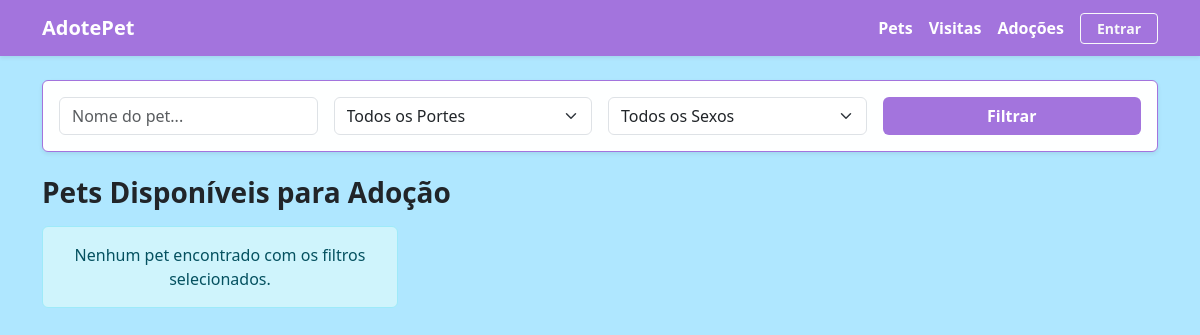
Before: / with the older database file.
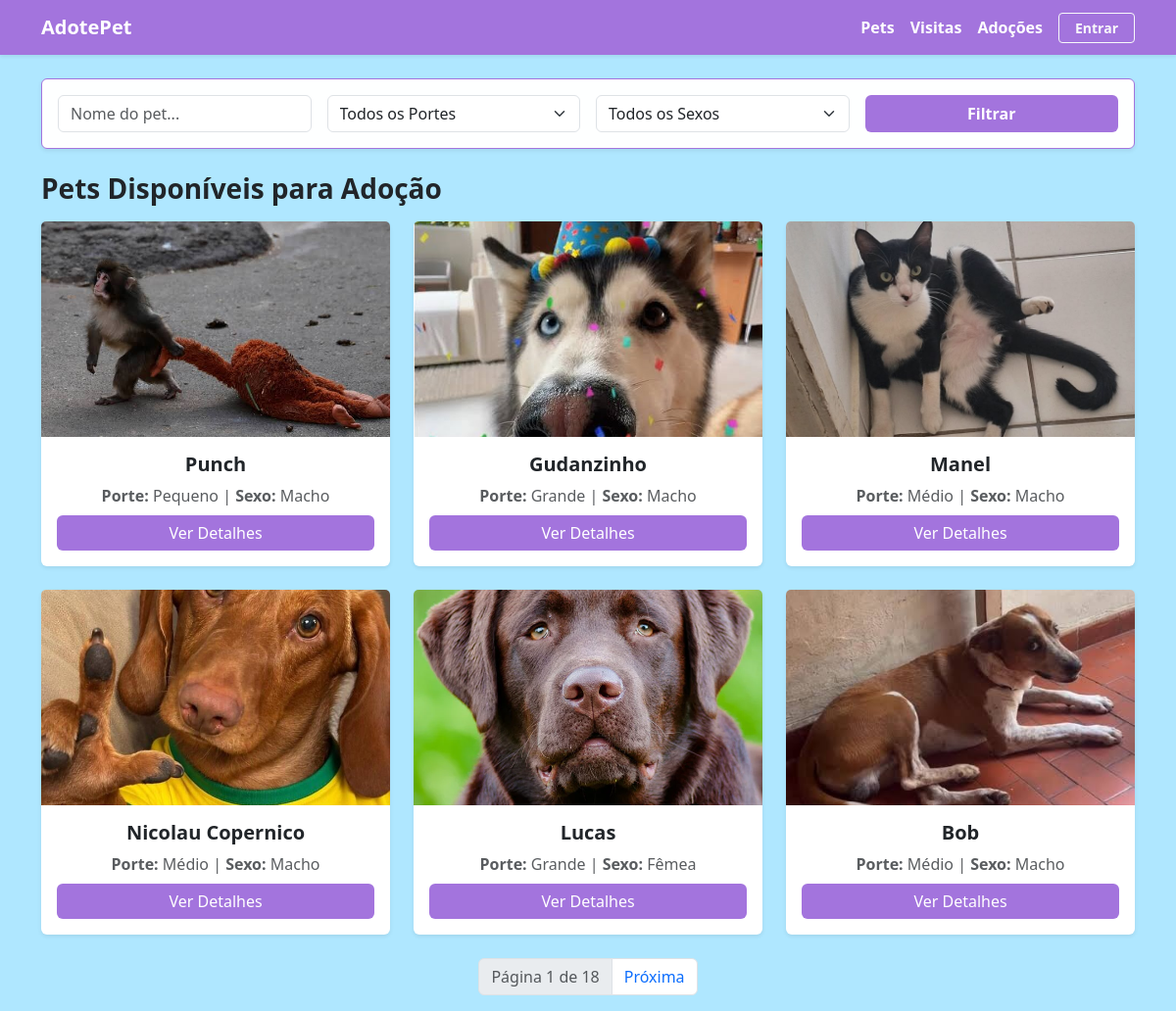
After: the same page with the newer database file.
### pets/models.py (models this page shows, shortened)
class Pet(models.Model):
    nome= models.CharField(max_length=100)
    cor = models.CharField(max_length=50)
    data_nascimento = models.DateField(null=True, blank=True)
    sexo = models.CharField(max_length=1, choices=SEXOS)
    porte = models.CharField(max_length=1, choices=PORTES)
    peso = models.DecimalField(max_digits=5,decimal_places=2, null=True, blank=True)
    status = models.CharField(max_length=1, choices=STATUS_ADOÇAO, default='D')
    raca = models.ForeignKey(Raca, on_delete=models.PROTECT, related_name="pets")
    responsavel = models.ForeignKey(settings.AUTH_USER_MODEL, on_delete=models.PROTECT, related_name="pets")
    foto = models.ImageField(upload_to='pets/', null= True, blank=True)  # Definido assim temporariamente
    class Meta:
            verbose_name= "Pet"
            verbose_name_plural= "Pets"
            ordering= ["nome"]

### pets/views.py (the view)
# urls.py: path('', views.lista_pets, name='lista_pets'),
def lista_pets(request):
    query = request.GET.get('q', '')
    especie_id = request.GET.get('especie', '')
    porte = request.GET.get('porte', '')
    sexo = request.GET.get('sexo', '')
    pets = Pet.objects.all().order_by('-id')
    if query:
        pets = pets.filter(nome__icontains= query)
    if especie_id:
        pets = pets.filter(raca__especie =especie_id)
    if porte:
        pets = pets.filter(porte=porte)
    if sexo:
        pets = pets.filter(sexo=sexo)
    paginator = Paginator(pets, 6)
    page_number = request.GET.get('page')
    page_obj = paginator.get_page(page_number)
    context = {
        'page_obj': page_obj,
        'query': query,
    }
    return render (request, 'pets/lista_pets.html', context)

### pets/templates/pets/lista_pets.html (shortened to what this page needs)
{% extends 'base.html' %}
{% block content %}
<div class="card p-3 mb-4 shadow-sm bg-custom-light border-custom">
  <form method="GET" action="{% url 'lista_pets' %}" class="row g-3">
    <div class="col-md-3">
      <input type="text" name="q" value="{{ query }}" class="form-control" placeholder="Nome do pet...">
    </div>
    <div class="col-md-3">
      <select name="porte" class="form-select">
        <option value="">Todos os Portes</option>
      </select>
    </div>
    <div class="col-md-3">
      <select name="sexo" class="form-select">
        <option value="">Todos os Sexos</option>
      </select>
    </div>
    <div class="col-md-3 d-grid">
      <button type="submit" class="btn btn-custom-primary fw-bold">Filtrar</button>
    </div>
  </form>
</div>
<h3 class="mb-3 fw-bold text-dark">Pets Disponíveis para Adoção</h3>
<div class="row row-cols-1 row-cols-md-3 g-4">
  {% for pet in page_obj %}
    <div class="col">
      <div class="card h-100 shadow-sm border-0">
        {% if pet.foto %}
          <img src="{{ pet.foto.url }}" class="card-img-top" alt="{{ pet.nome }}" style="height: 220px; object-fit: cover;">
        {% else %}
          <div class="bg-secondary text-white d-flex align-items-center justify-content-center" style="height: 220px;">
            <span>Sem Foto</span>
          </div>
        {% endif %}
        <div class="card-body text-center">
          <h5 class="card-title fw-bold">{{ pet.nome }}</h5>
          <p class="card-text text-muted mb-2">
            <strong>Porte:</strong> {{ pet.get_porte_display|default:pet.porte }} |
            <strong>Sexo:</strong> {{ pet.get_sexo_display|default:pet.sexo }}
          </p>
          <a href="{% url 'detalhe_pet' pet.pk %}" class="btn btn-custom-primary w-100">Ver Detalhes</a>
        </div>
      </div>
    </div>
  {% empty %}
    <div class="col-12">
      <div class="alert alert-info text-center">Nenhum pet encontrado com os filtros selecionados.</div>
    </div>
  {% endfor %}
</div>
{% if page_obj.has_other_pages %}
  <nav class="mt-4">
    <ul class="pagination justify-content-center">
      <li class="page-item disabled"><span class="page-link">Página {{ page_obj.number }} de {{ page_obj.paginator.num_pages }}</span></li>
      {% if page_obj.has_next %}
        <li class="page-item">
          <a class="page-link" href="?page={{ page_obj.next_page_number }}&q={{ query }}&porte={{ porte_selecionado }}&sexo={{ sexo_selecionado }}">Próxima</a>
        </li>
      {% endif %}
    </ul>
  </nav>
{% endif %}
{% endblock %}

### pets/templates/base.html (shortened to what this page needs)
<!DOCTYPE html>
<html lang="pt-br">
<head>
  <link href="https://cdn.jsdelivr.net/npm/bootstrap@5.3.0/dist/css/bootstrap.min.css" rel="stylesheet">
</head>
<body>
  <nav class="navbar navbar-expand-lg navbar-dark bg-custom-primary mb-4 shadow-sm">
    <div class="container">
      <a class="navbar-brand fw-bold" href="{% url 'lista_pets' %}">AdotePet</a>
      <div class="collapse navbar-collapse" id="navbarNav">
        <ul class="navbar-nav ms-auto align-items-center">
          <li class="nav-item"><a class="nav-link text-white fw-semibold" href="{% url 'lista_pets' %}">Pets</a></li>
          <li class="nav-item"><a class="nav-link text-white fw-semibold" href="#">Visitas</a></li>
          <li class="nav-item"><a class="nav-link text-white fw-semibold" href="#">Adoções</a></li>
          {% if user.is_authenticated %}
            {% if user.tipo_usuario == 'R' or user.is_staff %}
              <li class="nav-item">
                <a class="nav-link btn btn-custom-primary text-white fw-semibold" href="{% url 'cadastrar_pet' %}">
                  Cadastrar
                </a>
              </li>
            {% endif %}
            <li class="nav-item"><a class="nav-link text-white fw-semibold" href="#">Perfil</a></li>
            <li class="nav-item ms-lg-2 mt-2 mt-lg-0">
              <form method="post" action="{% url 'logout' %}" class="d-inline">
                {% csrf_token %}
                <button type="submit" class="btn btn-outline-light btn-sm fw-semibold px-3">
                  Sair
                </button>
              </form>
            </li>
          {% else %}
            <li class="nav-item ms-lg-2 mt-2 mt-lg-0">
              <a class="btn btn-outline-light btn-sm fw-semibold px-3" href="{% url 'login' %}">
                Entrar
              </a>
            </li>
          {% endif %}
        </ul>
      </div>
    </div>
  </nav>
  <div class="container">
    {% block content %}
    {% endblock %}
  </div>
</body>
</html>

### pets/templates/base.html (style rules this page uses)
:root { --cor-principal: #a374dd; --cor-fundo-suave: #feffff; }
body { background-color: #8bdcffae; }
.bg-custom-primary { background-color: var(--cor-principal) !important; }
.btn-custom-primary { background-color: var(--cor-principal) !important; color: #ffffff !important; border: none; }
.bg-custom-light { background-color: var(--cor-fundo-suave) !important; }
.border-custom { border-color: var(--cor-principal) !important; }

Changed rows visible on the page:
added Pet: foto (picture), nome "Punch", porte "Pequeno", sexo "Macho"
added Pet: foto (picture), nome "Gudanzinho", porte "Grande", sexo "Macho"
added Pet: foto (picture), nome "Manel", porte "Médio", sexo "Macho"
added Pet: foto (picture), nome "Nicolau Copernico", porte "Médio", sexo "Macho"
added Pet: foto (picture), nome "Lucas", porte "Grande", sexo "Fêmea"
added Pet: foto (picture), nome "Bob", porte "Médio", sexo "Macho"
Other visible differences:
{{ page_obj.number }}: (not shown) → "1"
{{ page_obj.paginator.num_pages }}: (not shown) → "18"
text no longer shown: "Nenhum pet encontrado com os filtros selecionados."
text now shown: "Página de Próxima"
